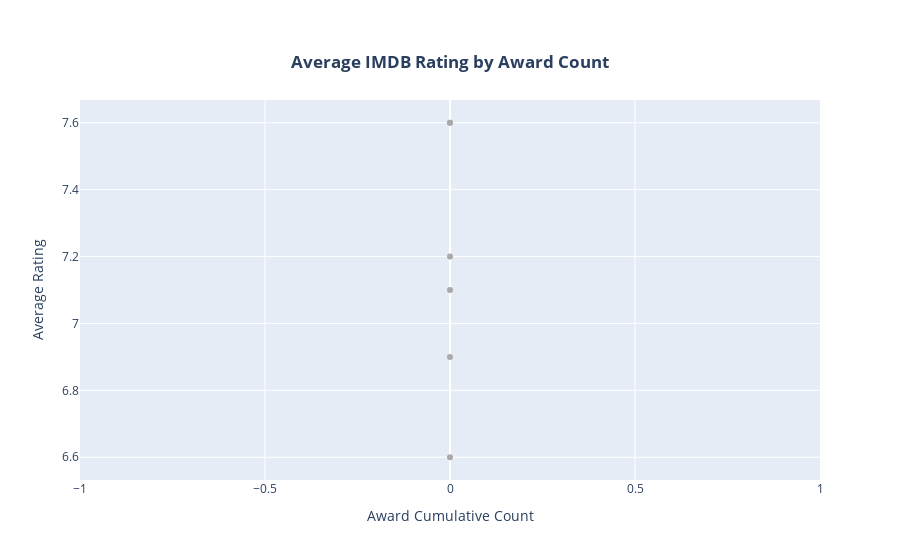

The code cell stored with this chart in its notebook:
### Code cell
from IPython.display import display
import plotly.graph_objs as go
from ipywidgets import widgets, interactive_output, HBox, Layout

copy = award_df.copy()

genre_colors = {
    'Drama': 'darkgrey',
    'Action': 'blue',
    'Comedy': 'green',
    'Thriller': 'darkorange',
    'Romance Film': 'magenta'
}

# Function to safely evaluate strings as dictionaries and extract genre names
def extract_genre_names(genre_string):
    try:
        # Safely evaluate the string as a dictionary
        genre_dict = ast.literal_eval(genre_string)
        # If the result is a dictionary, return the list of genre names
        if isinstance(genre_dict, dict):
            return list(genre_dict.values())
    except (ValueError, SyntaxError):
        # In case of an error, return an empty list
        return []
    
    # If the string was not a dictionary, return an empty list
    return []

# Assuming the 'genres' column contains string representations of lists of dictionaries
award_df['genre_names'] = award_df['genres'].apply(extract_genre_names)

# Determine the top 5 genres
top_genres = award_df.explode('genre_names')['genre_names'].value_counts().head(5).index.tolist()


# Define your FigureWidget
fig = go.FigureWidget()

# Define widgets with layout properties for centering
genre_dropdown = widgets.Dropdown(
    options=top_genres,
    value=top_genres[0],
    description='Genre:',
    layout=Layout(width='50%', justify_content='center')
)

year_slider = widgets.IntSlider(
    value=award_df['year_release'].min(),
    min=award_df['year_release'].min(),
    max=award_df['year_release'].max(),
    step=1,
    description='Year:',
    layout=Layout(width='50%', justify_content='center')
)

# Function to update the plot based on the selected genre and year
def update_plot(genre_choice, year_choice):
    with fig.batch_update():
        genre_color = genre_colors.get(genre_choice, 'grey')
        fig.data = []
        # Filter the DataFrame for the selected genre and year
        filtered_df = award_df[(award_df['genre_names'].apply(lambda genres: genre_choice in genres)) &
                               (award_df['year_release'] == year_choice)]
        
        # Adding scatter plot with custom hover data
        fig.add_scatter(
            x=filtered_df['award_cumcount'], 
            y=filtered_df['averageRating'], 
            mode='markers',
            marker=dict(color=genre_color),
            hovertext=filtered_df['name'] + '<br>Rating: ' + filtered_df['averageRating'].astype(str),  
            hoverinfo='text'
        )
            
        fig.update_layout(
            title= {
                'text': f"<b>Average IMDB Rating by Award Count for {genre_choice} Movies in {year_choice}</b>",  # Use <b> tags to make it bold
                'y':0.9,
                'x':0.5,
                'xanchor': 'center'
            },
            xaxis_title='Award Cumulative Count',                
            yaxis_title='Average Rating',
        )
        # Change the color of the dropdown to match the selected genre
        genre_dropdown.style.button_color = genre_color

# Display widgets in a box with center alignment
widgets_container = HBox([genre_dropdown, year_slider], layout=Layout(justify_content='center', align_items='center'))

# Interactive output
out = interactive_output(update_plot, {'genre_choice': genre_dropdown, 'year_choice': year_slider})

# Set the layout for the figure
fig.update_layout(
    title= {
            'text': f"<b>Average IMDB Rating by Award Count</b>",
            'y':0.9,
            'x':0.5,
            'xanchor': 'center'
    },
    xaxis_title='Award Cumulative Count',
    yaxis_title='Average Rating',
)

# Display the layout
display(fig)
display(widgets_container, out)

### Figure 1 — Plotly figure (JSON) as saved in the notebook; plotly's stock layout.template omitted (floating-point values rounded to 4 significant figures)
{"data": [{"hoverinfo": "text", "hovertext": ["The Scarlet Letter<br>Rating: 7.6", "Bardelys the Magnificent<br>Rating: 7.1", "Beverly of Graustark<br>Rating: 6.6", "Flesh and the Devil<br>Rating: 7.6", "La Bohème<br>Rating: 7.2", "The Winning of Barbara Worth<br>Rating: 6.9"], "marker": {"color": "darkgrey"}, "mode": "markers", "type": "scatter", "uid": "e53e6271-b2cd-4cf3-9d6d-c6e927efdfcd", "x": [0, 0, 0, 0, 0, 0], "y": [7.6, 7.1, 6.6, 7.6, 7.2, 6.9]}], "layout": {"title": {"text": "<b>Average IMDB Rating by Award Count</b>", "x": 0.5, "xanchor": "center", "y": 0.9}, "xaxis": {"title": {"text": "Award Cumulative Count"}}, "yaxis": {"title": {"text": "Average Rating"}}}}
